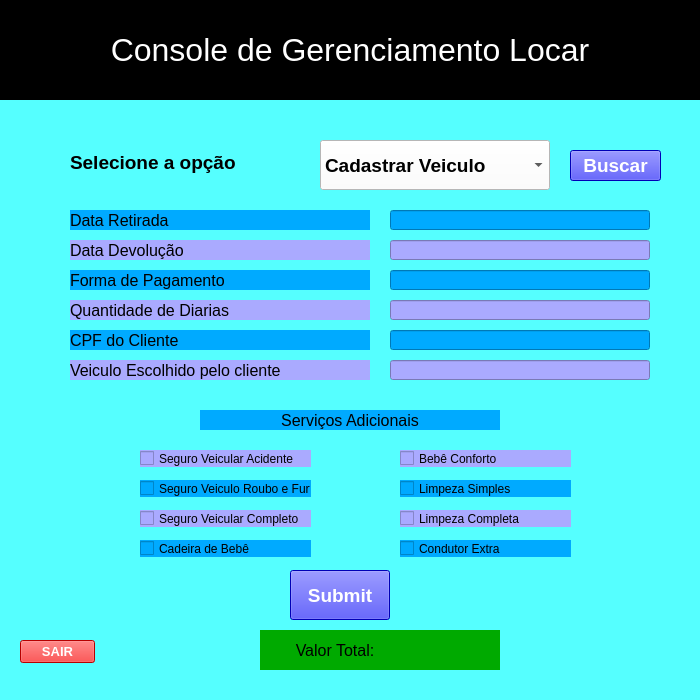
<?xml version="1.0" encoding="UTF-8"?>
<ui version="4.0">
 <class>Locar_Cadastro_Veiculo</class>
 <widget class="QMainWindow" name="Locar_Cadastro_Veiculo">
  <property name="geometry">
   <rect>
    <x>0</x>
    <y>0</y>
    <width>700</width>
    <height>700</height>
   </rect>
  </property>
  <property name="minimumSize">
   <size>
    <width>700</width>
    <height>700</height>
   </size>
  </property>
  <property name="maximumSize">
   <size>
    <width>700</width>
    <height>750</height>
   </size>
  </property>
  <property name="windowTitle">
   <string>Locar</string>
  </property>
  <property name="styleSheet">
   <string notr="true">background-color: rgb(255, 255, 255);
background-color: rgb(85, 255, 255);
</string>
  </property>
  <widget class="QWidget" name="centralwidget">
   <widget class="QLabel" name="subtitulo_console">
    <property name="geometry">
     <rect>
      <x>0</x>
      <y>0</y>
      <width>700</width>
      <height>100</height>
     </rect>
    </property>
    <property name="sizePolicy">
     <sizepolicy hsizetype="Preferred" vsizetype="Preferred">
      <horstretch>0</horstretch>
      <verstretch>0</verstretch>
     </sizepolicy>
    </property>
    <property name="minimumSize">
     <size>
      <width>700</width>
      <height>100</height>
     </size>
    </property>
    <property name="maximumSize">
     <size>
      <width>700</width>
      <height>100</height>
     </size>
    </property>
    <property name="font">
     <font>
      <pointsize>24</pointsize>
     </font>
    </property>
    <property name="styleSheet">
     <string notr="true">background-color: rgb(0, 0, 0);
color: rgb(255, 255, 255);</string>
    </property>
    <property name="lineWidth">
     <number>8</number>
    </property>
    <property name="midLineWidth">
     <number>5</number>
    </property>
    <property name="text">
     <string>Console de Gerenciamento Locar</string>
    </property>
    <property name="textFormat">
     <enum>Qt::PlainText</enum>
    </property>
    <property name="scaledContents">
     <bool>false</bool>
    </property>
    <property name="alignment">
     <set>Qt::AlignCenter</set>
    </property>
   </widget>
   <widget class="QPushButton" name="pushButton">
    <property name="geometry">
     <rect>
      <x>570</x>
      <y>150</y>
      <width>91</width>
      <height>31</height>
     </rect>
    </property>
    <property name="font">
     <font>
      <pointsize>14</pointsize>
      <weight>75</weight>
      <bold>true</bold>
     </font>
    </property>
    <property name="styleSheet">
     <string notr="true">background-color: rgb(0, 0, 255);
color: rgb(255, 255, 255);</string>
    </property>
    <property name="text">
     <string>Buscar</string>
    </property>
   </widget>
   <widget class="QLabel" name="texto_selecione_opcao">
    <property name="geometry">
     <rect>
      <x>70</x>
      <y>140</y>
      <width>180</width>
      <height>45</height>
     </rect>
    </property>
    <property name="minimumSize">
     <size>
      <width>180</width>
      <height>45</height>
     </size>
    </property>
    <property name="maximumSize">
     <size>
      <width>160</width>
      <height>45</height>
     </size>
    </property>
    <property name="font">
     <font>
      <pointsize>14</pointsize>
      <weight>75</weight>
      <bold>true</bold>
     </font>
    </property>
    <property name="styleSheet">
     <string notr="true"/>
    </property>
    <property name="text">
     <string>Selecione a opção</string>
    </property>
   </widget>
   <widget class="QLabel" name="label3">
    <property name="geometry">
     <rect>
      <x>70</x>
      <y>270</y>
      <width>300</width>
      <height>20</height>
     </rect>
    </property>
    <property name="minimumSize">
     <size>
      <width>300</width>
      <height>20</height>
     </size>
    </property>
    <property name="maximumSize">
     <size>
      <width>300</width>
      <height>20</height>
     </size>
    </property>
    <property name="font">
     <font>
      <pointsize>12</pointsize>
      <weight>50</weight>
      <bold>false</bold>
     </font>
    </property>
    <property name="styleSheet">
     <string notr="true">background-color: rgb(0, 170, 255);</string>
    </property>
    <property name="text">
     <string>Forma de Pagamento</string>
    </property>
    <property name="alignment">
     <set>Qt::AlignLeading|Qt::AlignLeft|Qt::AlignVCenter</set>
    </property>
   </widget>
   <widget class="QLabel" name="label6">
    <property name="geometry">
     <rect>
      <x>70</x>
      <y>360</y>
      <width>300</width>
      <height>20</height>
     </rect>
    </property>
    <property name="minimumSize">
     <size>
      <width>300</width>
      <height>20</height>
     </size>
    </property>
    <property name="maximumSize">
     <size>
      <width>300</width>
      <height>20</height>
     </size>
    </property>
    <property name="font">
     <font>
      <pointsize>12</pointsize>
      <weight>50</weight>
      <bold>false</bold>
     </font>
    </property>
    <property name="styleSheet">
     <string notr="true">background-color: rgb(170, 170, 255);</string>
    </property>
    <property name="text">
     <string>Veiculo Escolhido pelo cliente</string>
    </property>
    <property name="alignment">
     <set>Qt::AlignLeading|Qt::AlignLeft|Qt::AlignVCenter</set>
    </property>
   </widget>
   <widget class="QLabel" name="label5">
    <property name="geometry">
     <rect>
      <x>70</x>
      <y>330</y>
      <width>300</width>
      <height>20</height>
     </rect>
    </property>
    <property name="minimumSize">
     <size>
      <width>300</width>
      <height>20</height>
     </size>
    </property>
    <property name="maximumSize">
     <size>
      <width>300</width>
      <height>20</height>
     </size>
    </property>
    <property name="font">
     <font>
      <pointsize>12</pointsize>
      <weight>50</weight>
      <bold>false</bold>
     </font>
    </property>
    <property name="styleSheet">
     <string notr="true">background-color: rgb(0, 170, 255);</string>
    </property>
    <property name="text">
     <string>CPF do Cliente</string>
    </property>
    <property name="alignment">
     <set>Qt::AlignLeading|Qt::AlignLeft|Qt::AlignVCenter</set>
    </property>
   </widget>
   <widget class="QLabel" name="label4">
    <property name="geometry">
     <rect>
      <x>70</x>
      <y>300</y>
      <width>300</width>
      <height>20</height>
     </rect>
    </property>
    <property name="minimumSize">
     <size>
      <width>300</width>
      <height>20</height>
     </size>
    </property>
    <property name="maximumSize">
     <size>
      <width>300</width>
      <height>20</height>
     </size>
    </property>
    <property name="font">
     <font>
      <pointsize>12</pointsize>
      <weight>50</weight>
      <bold>false</bold>
     </font>
    </property>
    <property name="styleSheet">
     <string notr="true">background-color: rgb(170, 170, 255);</string>
    </property>
    <property name="text">
     <string>Quantidade de Diarias</string>
    </property>
    <property name="alignment">
     <set>Qt::AlignLeading|Qt::AlignLeft|Qt::AlignVCenter</set>
    </property>
   </widget>
   <widget class="QLabel" name="label7">
    <property name="geometry">
     <rect>
      <x>200</x>
      <y>410</y>
      <width>300</width>
      <height>20</height>
     </rect>
    </property>
    <property name="minimumSize">
     <size>
      <width>300</width>
      <height>20</height>
     </size>
    </property>
    <property name="maximumSize">
     <size>
      <width>300</width>
      <height>20</height>
     </size>
    </property>
    <property name="font">
     <font>
      <pointsize>12</pointsize>
      <weight>50</weight>
      <bold>false</bold>
     </font>
    </property>
    <property name="styleSheet">
     <string notr="true">background-color: rgb(0, 170, 255);</string>
    </property>
    <property name="text">
     <string>Serviços Adicionais</string>
    </property>
    <property name="alignment">
     <set>Qt::AlignCenter</set>
    </property>
   </widget>
   <widget class="QLabel" name="label2">
    <property name="geometry">
     <rect>
      <x>70</x>
      <y>240</y>
      <width>300</width>
      <height>20</height>
     </rect>
    </property>
    <property name="minimumSize">
     <size>
      <width>300</width>
      <height>20</height>
     </size>
    </property>
    <property name="maximumSize">
     <size>
      <width>300</width>
      <height>20</height>
     </size>
    </property>
    <property name="font">
     <font>
      <pointsize>12</pointsize>
      <weight>50</weight>
      <bold>false</bold>
     </font>
    </property>
    <property name="styleSheet">
     <string notr="true">background-color: rgb(170, 170, 255);</string>
    </property>
    <property name="text">
     <string>Data Devolução</string>
    </property>
    <property name="alignment">
     <set>Qt::AlignLeading|Qt::AlignLeft|Qt::AlignVCenter</set>
    </property>
   </widget>
   <widget class="QLabel" name="label1">
    <property name="geometry">
     <rect>
      <x>70</x>
      <y>210</y>
      <width>300</width>
      <height>20</height>
     </rect>
    </property>
    <property name="minimumSize">
     <size>
      <width>300</width>
      <height>20</height>
     </size>
    </property>
    <property name="maximumSize">
     <size>
      <width>300</width>
      <height>20</height>
     </size>
    </property>
    <property name="font">
     <font>
      <pointsize>12</pointsize>
      <weight>50</weight>
      <bold>false</bold>
     </font>
    </property>
    <property name="styleSheet">
     <string notr="true">background-color: rgb(0, 170, 255);</string>
    </property>
    <property name="text">
     <string>Data Retirada</string>
    </property>
    <property name="alignment">
     <set>Qt::AlignLeading|Qt::AlignLeft|Qt::AlignVCenter</set>
    </property>
   </widget>
   <widget class="QLineEdit" name="lineEdit">
    <property name="geometry">
     <rect>
      <x>390</x>
      <y>210</y>
      <width>260</width>
      <height>20</height>
     </rect>
    </property>
    <property name="minimumSize">
     <size>
      <width>260</width>
      <height>20</height>
     </size>
    </property>
    <property name="maximumSize">
     <size>
      <width>260</width>
      <height>20</height>
     </size>
    </property>
    <property name="styleSheet">
     <string notr="true">background-color: rgb(0, 170, 255);</string>
    </property>
    <property name="text">
     <string/>
    </property>
   </widget>
   <widget class="QLineEdit" name="lineEdit_2">
    <property name="geometry">
     <rect>
      <x>390</x>
      <y>240</y>
      <width>260</width>
      <height>20</height>
     </rect>
    </property>
    <property name="minimumSize">
     <size>
      <width>260</width>
      <height>20</height>
     </size>
    </property>
    <property name="maximumSize">
     <size>
      <width>260</width>
      <height>20</height>
     </size>
    </property>
    <property name="styleSheet">
     <string notr="true">background-color: rgb(170, 170, 255);</string>
    </property>
    <property name="text">
     <string/>
    </property>
   </widget>
   <widget class="QLineEdit" name="lineEdit_3">
    <property name="geometry">
     <rect>
      <x>390</x>
      <y>270</y>
      <width>260</width>
      <height>20</height>
     </rect>
    </property>
    <property name="minimumSize">
     <size>
      <width>260</width>
      <height>20</height>
     </size>
    </property>
    <property name="maximumSize">
     <size>
      <width>260</width>
      <height>20</height>
     </size>
    </property>
    <property name="styleSheet">
     <string notr="true">background-color: rgb(0, 170, 255);</string>
    </property>
    <property name="text">
     <string/>
    </property>
   </widget>
   <widget class="QLineEdit" name="lineEdit_4">
    <property name="geometry">
     <rect>
      <x>390</x>
      <y>300</y>
      <width>260</width>
      <height>20</height>
     </rect>
    </property>
    <property name="minimumSize">
     <size>
      <width>260</width>
      <height>20</height>
     </size>
    </property>
    <property name="maximumSize">
     <size>
      <width>260</width>
      <height>20</height>
     </size>
    </property>
    <property name="styleSheet">
     <string notr="true">background-color: rgb(170, 170, 255);</string>
    </property>
    <property name="text">
     <string/>
    </property>
   </widget>
   <widget class="QLineEdit" name="lineEdit_5">
    <property name="geometry">
     <rect>
      <x>390</x>
      <y>330</y>
      <width>260</width>
      <height>20</height>
     </rect>
    </property>
    <property name="minimumSize">
     <size>
      <width>260</width>
      <height>20</height>
     </size>
    </property>
    <property name="maximumSize">
     <size>
      <width>260</width>
      <height>20</height>
     </size>
    </property>
    <property name="styleSheet">
     <string notr="true">background-color: rgb(0, 170, 255);</string>
    </property>
    <property name="text">
     <string/>
    </property>
   </widget>
   <widget class="QLineEdit" name="lineEdit_6">
    <property name="geometry">
     <rect>
      <x>390</x>
      <y>360</y>
      <width>260</width>
      <height>20</height>
     </rect>
    </property>
    <property name="minimumSize">
     <size>
      <width>260</width>
      <height>20</height>
     </size>
    </property>
    <property name="maximumSize">
     <size>
      <width>260</width>
      <height>20</height>
     </size>
    </property>
    <property name="styleSheet">
     <string notr="true">background-color: rgb(170, 170, 255);</string>
    </property>
    <property name="text">
     <string/>
    </property>
   </widget>
   <widget class="QPushButton" name="pushButton_2">
    <property name="geometry">
     <rect>
      <x>290</x>
      <y>570</y>
      <width>100</width>
      <height>50</height>
     </rect>
    </property>
    <property name="minimumSize">
     <size>
      <width>100</width>
      <height>50</height>
     </size>
    </property>
    <property name="maximumSize">
     <size>
      <width>100</width>
      <height>50</height>
     </size>
    </property>
    <property name="font">
     <font>
      <pointsize>14</pointsize>
      <weight>75</weight>
      <bold>true</bold>
     </font>
    </property>
    <property name="styleSheet">
     <string notr="true">background-color: rgb(0, 0, 255);
color: rgb(255, 255, 255);</string>
    </property>
    <property name="text">
     <string>Submit</string>
    </property>
   </widget>
   <widget class="QCheckBox" name="checkBox">
    <property name="geometry">
     <rect>
      <x>140</x>
      <y>450</y>
      <width>171</width>
      <height>17</height>
     </rect>
    </property>
    <property name="styleSheet">
     <string notr="true">background-color: rgb(170, 170, 255);</string>
    </property>
    <property name="text">
     <string>Seguro Veicular Acidente</string>
    </property>
   </widget>
   <widget class="QCheckBox" name="checkBox_2">
    <property name="geometry">
     <rect>
      <x>140</x>
      <y>510</y>
      <width>171</width>
      <height>17</height>
     </rect>
    </property>
    <property name="styleSheet">
     <string notr="true">background-color: rgb(170, 170, 255);</string>
    </property>
    <property name="text">
     <string>Seguro Veicular Completo</string>
    </property>
   </widget>
   <widget class="QCheckBox" name="checkBox_9">
    <property name="geometry">
     <rect>
      <x>140</x>
      <y>480</y>
      <width>171</width>
      <height>17</height>
     </rect>
    </property>
    <property name="styleSheet">
     <string notr="true">background-color: rgb(0, 170, 255);</string>
    </property>
    <property name="text">
     <string>Seguro Veiculo Roubo e Furto</string>
    </property>
   </widget>
   <widget class="QCheckBox" name="checkBox_10">
    <property name="geometry">
     <rect>
      <x>140</x>
      <y>540</y>
      <width>171</width>
      <height>17</height>
     </rect>
    </property>
    <property name="styleSheet">
     <string notr="true">background-color: rgb(0, 170, 255);</string>
    </property>
    <property name="text">
     <string>Cadeira de Bebê</string>
    </property>
   </widget>
   <widget class="QCheckBox" name="checkBox_12">
    <property name="geometry">
     <rect>
      <x>400</x>
      <y>540</y>
      <width>171</width>
      <height>17</height>
     </rect>
    </property>
    <property name="styleSheet">
     <string notr="true">background-color: rgb(0, 170, 255);</string>
    </property>
    <property name="text">
     <string>Condutor Extra</string>
    </property>
   </widget>
   <widget class="QCheckBox" name="checkBox_5">
    <property name="geometry">
     <rect>
      <x>400</x>
      <y>510</y>
      <width>171</width>
      <height>17</height>
     </rect>
    </property>
    <property name="styleSheet">
     <string notr="true">background-color: rgb(170, 170, 255);</string>
    </property>
    <property name="text">
     <string>Limpeza Completa</string>
    </property>
   </widget>
   <widget class="QCheckBox" name="checkBox_13">
    <property name="geometry">
     <rect>
      <x>400</x>
      <y>480</y>
      <width>171</width>
      <height>17</height>
     </rect>
    </property>
    <property name="styleSheet">
     <string notr="true">background-color: rgb(0, 170, 255);</string>
    </property>
    <property name="text">
     <string>Limpeza Simples</string>
    </property>
   </widget>
   <widget class="QCheckBox" name="checkBox_6">
    <property name="geometry">
     <rect>
      <x>400</x>
      <y>450</y>
      <width>171</width>
      <height>17</height>
     </rect>
    </property>
    <property name="styleSheet">
     <string notr="true">background-color: rgb(170, 170, 255);</string>
    </property>
    <property name="text">
     <string>Bebê Conforto</string>
    </property>
   </widget>
   <widget class="QLabel" name="label7_2">
    <property name="geometry">
     <rect>
      <x>260</x>
      <y>630</y>
      <width>150</width>
      <height>40</height>
     </rect>
    </property>
    <property name="minimumSize">
     <size>
      <width>150</width>
      <height>40</height>
     </size>
    </property>
    <property name="maximumSize">
     <size>
      <width>150</width>
      <height>20</height>
     </size>
    </property>
    <property name="font">
     <font>
      <pointsize>12</pointsize>
      <weight>50</weight>
      <bold>false</bold>
     </font>
    </property>
    <property name="styleSheet">
     <string notr="true">background-color: rgb(0, 170, 0);</string>
    </property>
    <property name="text">
     <string>Valor Total:</string>
    </property>
    <property name="alignment">
     <set>Qt::AlignCenter</set>
    </property>
   </widget>
   <widget class="QLabel" name="label7_3">
    <property name="geometry">
     <rect>
      <x>410</x>
      <y>630</y>
      <width>90</width>
      <height>40</height>
     </rect>
    </property>
    <property name="minimumSize">
     <size>
      <width>90</width>
      <height>40</height>
     </size>
    </property>
    <property name="maximumSize">
     <size>
      <width>90</width>
      <height>40</height>
     </size>
    </property>
    <property name="font">
     <font>
      <pointsize>12</pointsize>
      <weight>50</weight>
      <bold>false</bold>
     </font>
    </property>
    <property name="styleSheet">
     <string notr="true">background-color: rgb(0, 170, 0);</string>
    </property>
    <property name="text">
     <string/>
    </property>
    <property name="alignment">
     <set>Qt::AlignCenter</set>
    </property>
   </widget>
   <widget class="QPushButton" name="pushButton_3">
    <property name="geometry">
     <rect>
      <x>20</x>
      <y>640</y>
      <width>75</width>
      <height>23</height>
     </rect>
    </property>
    <property name="font">
     <font>
      <pointsize>10</pointsize>
      <weight>75</weight>
      <bold>true</bold>
     </font>
    </property>
    <property name="styleSheet">
     <string notr="true">background-color: rgb(255, 0, 0);
color: rgb(255, 255, 255);
border-color: rgb(255, 0, 255);</string>
    </property>
    <property name="text">
     <string>SAIR</string>
    </property>
   </widget>
   <widget class="QComboBox" name="opcoes_combo_box">
    <property name="geometry">
     <rect>
      <x>320</x>
      <y>140</y>
      <width>230</width>
      <height>50</height>
     </rect>
    </property>
    <property name="minimumSize">
     <size>
      <width>230</width>
      <height>50</height>
     </size>
    </property>
    <property name="maximumSize">
     <size>
      <width>230</width>
      <height>50</height>
     </size>
    </property>
    <property name="font">
     <font>
      <pointsize>14</pointsize>
      <weight>75</weight>
      <bold>true</bold>
     </font>
    </property>
    <property name="layoutDirection">
     <enum>Qt::LeftToRight</enum>
    </property>
    <property name="autoFillBackground">
     <bool>false</bool>
    </property>
    <property name="styleSheet">
     <string notr="true">background-color: rgb(255, 255, 255);</string>
    </property>
    <item>
     <property name="text">
      <string>Cadastrar Veiculo</string>
     </property>
    </item>
    <item>
     <property name="text">
      <string>Cadastrar Reserva</string>
     </property>
    </item>
    <item>
     <property name="text">
      <string>Cadastrar Cliente</string>
     </property>
    </item>
    <item>
     <property name="text">
      <string>Consultar Veiculo</string>
     </property>
    </item>
    <item>
     <property name="text">
      <string>Consultar Reserva</string>
     </property>
    </item>
    <item>
     <property name="text">
      <string>Consultar Cliente</string>
     </property>
    </item>
   </widget>
  </widget>
  <widget class="QStatusBar" name="statusbar"/>
 </widget>
 <resources/>
 <connections/>
</ui>
